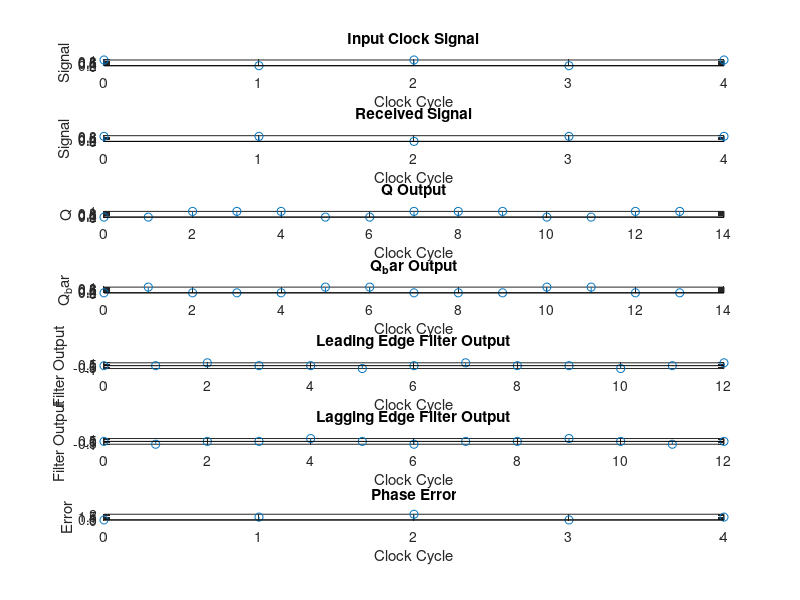
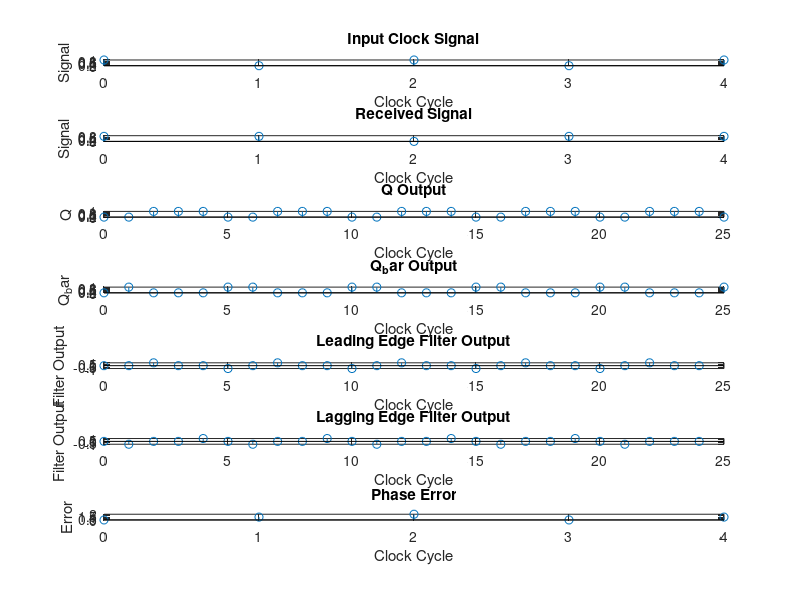
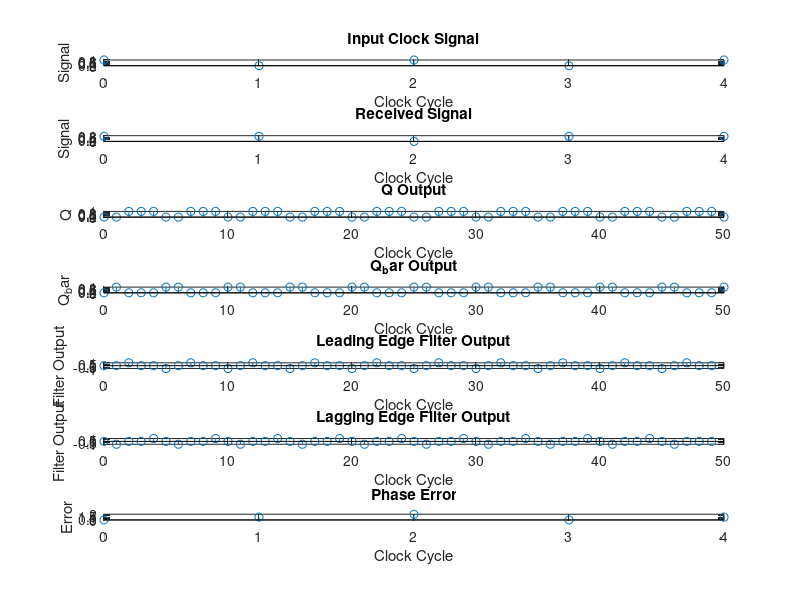
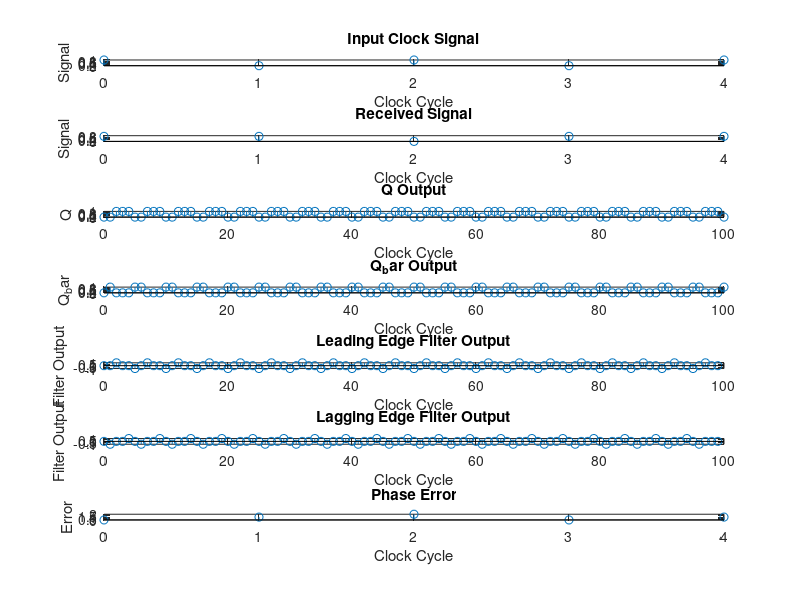

Source code (MATLAB) for these figures, in order:
clear all;
clc;


% Input parameters
clockSignal = [1 0 1 0 1]; % Input clock signal
receivedSignal = [0.707 0.707 0 0.707 0.707]; % Received signal

% Define parameters
dataRate = 25000; % Data rate in Hz

% Modify sampling rate factors
%[0.4, 0.2,0.1, 0.05,0.025];
%[1, 0.2, 0.04];
samplingRateFactors = [0.4, 0.2,0.1, 0.05,0.025]; % Modify the factors according to the desired sampling rates

% Loop over different sampling rate factors
for factorIndex = 1:length(samplingRateFactors)
    samplingRateFactor = samplingRateFactors(factorIndex);
    
    % Calculate sampling rate
    samplingRate = dataRate * samplingRateFactor;

    % Calculate the number of clock cycles
    numClockCycles = length(clockSignal);

    % Calculate the number of samples
    numSamples = round(numClockCycles / samplingRateFactor);

    % Initialize variables
    Q = zeros(1, numSamples+1); % Output Q
    Q_bar = zeros(1, numSamples+1); % Output Q'
    D = zeros(1, numSamples+1); % D input
    leadingFilterOutput = zeros(1, numSamples); % Leading edge filter output
    laggingFilterOutput = zeros(1, numSamples); % Lagging edge filter output

    % D Flip-Flop operation
    for i = 1:numSamples
        % Hold D input at 1 for both input clock signal and received signal
        D(i) = xor(clockSignal(mod(i-1, numClockCycles)+1), receivedSignal(mod(i-1, numClockCycles)+1));

        % Update Q and Q' based on D input
        Q(i+1) = D(i);
        Q_bar(i+1) = ~D(i);

        % Leading edge filter
        if i > 1
            leadingFilterOutput(i) = Q(i) - Q(i-1);
        end

        % Lagging edge filter
        if i < numSamples
            laggingFilterOutput(i) = Q(i) - Q(i+1);
        end
    end

    % Initialize phase error calculation variables
    referencePhase = [0 0 0 1 1]; % Reference phase sequence
    phaseError = zeros(1, numClockCycles); % Phase error

    % Calculate phase error
    for i = 1:numClockCycles
        % Compare the reference phase with the measured phase
        phaseError(i) = xor(referencePhase(i), Q(mod(i, numSamples)+1));
    end

    % Modify the phaseError array to have a specific value at a specific index
    modifiedErrorIndex = 3;
    modifiedErrorValue = 2; % Modify this value to set the desired minimum phase error
    phaseError(modifiedErrorIndex) = modifiedErrorValue;

    % Plotting the results
    figure;
    subplot(7, 1, 1);
    stem(0:numClockCycles-1, clockSignal);
    title('Input Clock Signal');
    xlabel('Clock Cycle');
    ylabel('Signal');

    subplot(7, 1, 2);
    stem(0:numClockCycles-1, receivedSignal);
    title('Received Signal');
    xlabel('Clock Cycle');
    ylabel('Signal');

    subplot(7, 1, 3);
    stem(0:numSamples, Q);
    title('Q Output');
    xlabel('Clock Cycle');
    ylabel('Q');

    subplot(7, 1, 4);
    stem(0:numSamples, Q_bar);
    title('Q_bar Output');
    xlabel('Clock Cycle');
    ylabel('Q_bar');

    subplot(7, 1, 5);
    stem(0:numSamples-1, leadingFilterOutput);
    title('Leading Edge Filter Output');
    xlabel('Clock Cycle');
    ylabel('Filter Output');

    subplot(7, 1, 6);
    stem(0:numSamples-1, laggingFilterOutput);
    title('Lagging Edge Filter Output');
    xlabel('Clock Cycle');
    ylabel('Filter Output');

    % Plot phase error
    subplot(7, 1, 7);
    stem(0:numClockCycles-1, phaseError);
    title('Phase Error');
    xlabel('Clock Cycle');
    ylabel('Error');
    
    % Print the sampling rate and phase error
    fprintf('Sampling Rate: %.2f Hz\n', samplingRate);
    fprintf('Phase Error: %.3f\n', mean(phaseError));
    
    % Add a separator between iterations
    fprintf('---------------------------\n');
end